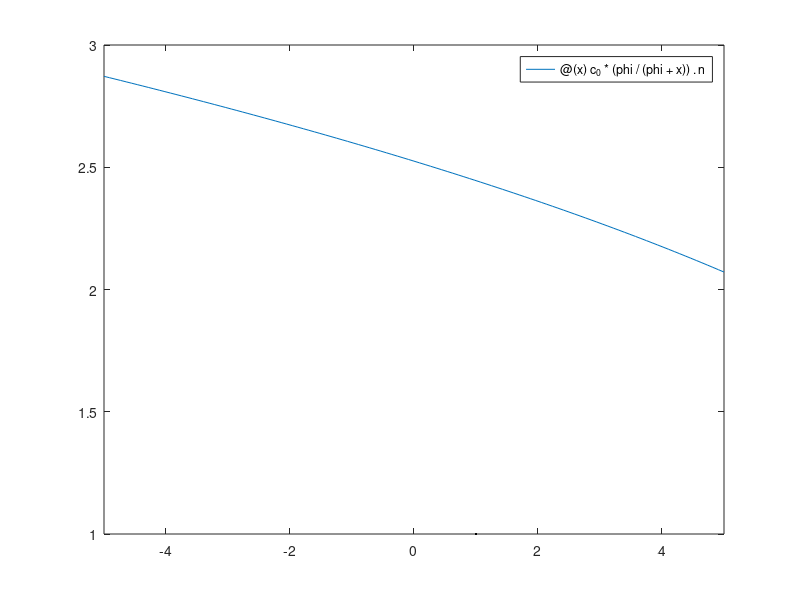

MATLAB code to generate this figure: (Note: this script raises an error after producing the figure.)
clear
clc

%load data
data = load("vfc2.txt");
x = data(:,1);
y = data(:,2:5);

y_mean = ones(length(y), 1);
for i = 1:length(y_mean)
    y_mean(i) = mean(y(i,:)); 
end

%error counting
x_error = 0.005 * ones(length(x), 1); 
y_error = ones(length(y_mean), 1);


for i = 1:length(y_mean)
    s = 0;
    for j = 1:4
        s = s + (y(i, j) - y_mean(i))^2;
    end
    y_error(i) = sqrt(s) / length(y(1,:));  
end
disp(y_error);
    
%plot
c_0 = 15.071;
phi = -12.15;
n = 0.3735;
fu = @(x) c_0 * (phi / (phi + x)).^n;

fplot(fu);

hold on;
errorbar(x, y_mean, y_error, y_error, x_error, x_error,  '.k', 'capsize', 3);
hold off;

title("C(U)");
xlabel("\it U, V");
ylabel("\it C, pF");
%legend(" ");

grid on;



